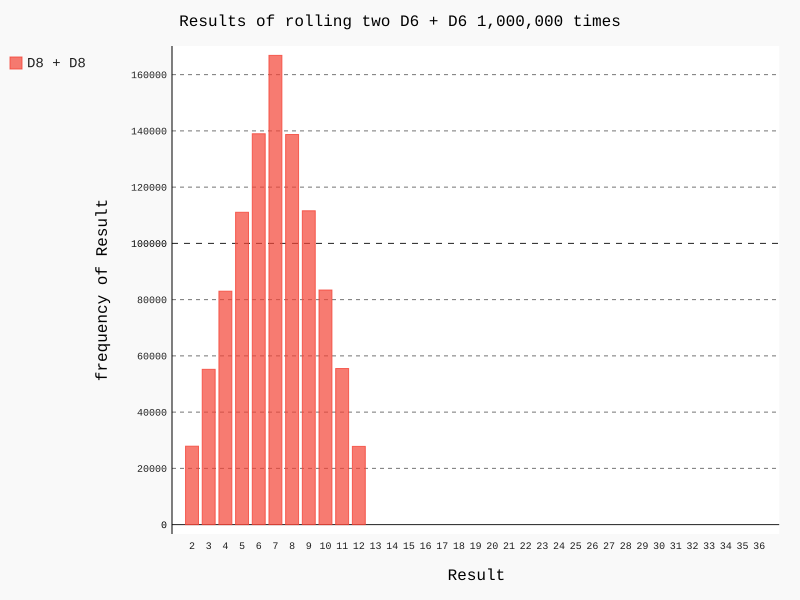

Reproduce this figure in Python.
from die import Die
import pygal
# Create a D6 (six-sided die)
# self = D6-a dice with six-sided
# roll() has 1 argument D6
die_1 = Die(6)
die_2 = Die(6)

# Make some rolls, and store results in a list.
# results = []
# for roll_num in range(50000):
#     result = die_1.roll() + die_2.roll()
#     results.append(result)
results = [die_2.roll()+die_1.roll() for roll_num in range(10**6)]

# Analyze the results
# frequencies = []
# max_result = die_1.num_sides + die_2.num_sides
# for value in range(2,max_result+1):
#     frequency = results.count(value)
#     frequencies.append(frequency)

frequencies = [results.count(value) for value in range(2,die_1.num_sides*die_2.num_sides+1)]

# Making a histogram using pygal
hist = pygal.Bar()

hist.title = 'Results of rolling two D6 + D6 1,000,000 times'
hist.x_labels = [str(i) for i in range(2,die_1.num_sides*die_2.num_sides+1)]
hist.x_title = 'Result'
hist.y_title = 'frequency of Result'

hist.add('D8 + D8',frequencies)
hist.render_to_file('die_visual.svg')
